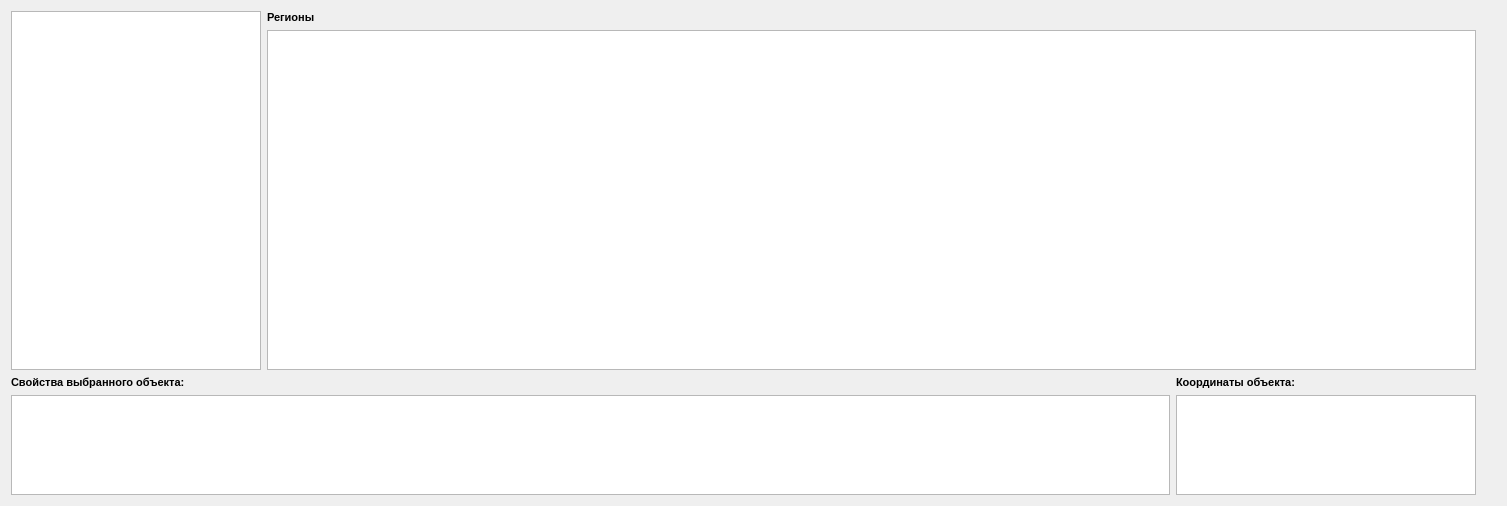
<?xml version="1.0" encoding="UTF-8"?>
<ui version="4.0">
 <class>calculatingproblemmanager_form</class>
 <widget class="QWidget" name="calculatingproblemmanager">
  <property name="geometry">
   <rect>
    <x>0</x>
    <y>0</y>
    <width>1507</width>
    <height>506</height>
   </rect>
  </property>
  <property name="windowTitle">
   <string>Рассчетные задачи</string>
  </property>
  <layout class="QGridLayout" name="gridLayout_5">
   <item row="0" column="0">
    <layout class="QGridLayout" name="gridLayout_4">
     <item row="0" column="0">
      <layout class="QGridLayout" name="gridLayout_3">
       <item row="0" column="1">
        <layout class="QGridLayout" name="gridLayout">
         <item row="0" column="0">
          <widget class="QLabel" name="label">
           <property name="font">
            <font>
             <family>MS Shell Dlg 2</family>
             <pointsize>8</pointsize>
             <weight>75</weight>
             <italic>false</italic>
             <bold>true</bold>
             <underline>false</underline>
             <strikeout>false</strikeout>
            </font>
           </property>
           <property name="text">
            <string>Регионы</string>
           </property>
          </widget>
         </item>
         <item row="0" column="1" rowspan="2">
          <spacer name="verticalSpacer">
           <property name="orientation">
            <enum>Qt::Vertical</enum>
           </property>
           <property name="sizeType">
            <enum>QSizePolicy::Expanding</enum>
           </property>
           <property name="sizeHint" stdset="0">
            <size>
             <width>20</width>
             <height>1000</height>
            </size>
           </property>
          </spacer>
         </item>
         <item row="1" column="0">
          <widget class="QColumnView" name="columnView">
           <property name="cursor" stdset="0">
            <cursorShape>PointingHandCursor</cursorShape>
           </property>
           <property name="contextMenuPolicy">
            <enum>Qt::CustomContextMenu</enum>
           </property>
          </widget>
         </item>
        </layout>
       </item>
       <item row="0" column="0">
        <widget class="QTreeView" name="object_manager_tree">
         <property name="minimumSize">
          <size>
           <width>250</width>
           <height>0</height>
          </size>
         </property>
         <property name="maximumSize">
          <size>
           <width>250</width>
           <height>16777215</height>
          </size>
         </property>
        </widget>
       </item>
      </layout>
     </item>
     <item row="1" column="0">
      <layout class="QGridLayout" name="gridLayout_2">
       <item row="0" column="0">
        <widget class="QLabel" name="label_5">
         <property name="font">
          <font>
           <family>MS Shell Dlg 2</family>
           <pointsize>8</pointsize>
           <weight>75</weight>
           <italic>false</italic>
           <bold>true</bold>
           <underline>false</underline>
           <strikeout>false</strikeout>
          </font>
         </property>
         <property name="text">
          <string>Свойства выбранного объекта:</string>
         </property>
        </widget>
       </item>
       <item row="0" column="1">
        <spacer name="horizontalSpacer_3">
         <property name="orientation">
          <enum>Qt::Horizontal</enum>
         </property>
         <property name="sizeType">
          <enum>QSizePolicy::Expanding</enum>
         </property>
         <property name="sizeHint" stdset="0">
          <size>
           <width>938</width>
           <height>13</height>
          </size>
         </property>
        </spacer>
       </item>
       <item row="1" column="0" colspan="2">
        <widget class="QTableView" name="property_object">
         <property name="minimumSize">
          <size>
           <width>0</width>
           <height>100</height>
          </size>
         </property>
         <property name="maximumSize">
          <size>
           <width>16777215</width>
           <height>100</height>
          </size>
         </property>
         <property name="baseSize">
          <size>
           <width>0</width>
           <height>40</height>
          </size>
         </property>
         <property name="cursor" stdset="0">
          <cursorShape>PointingHandCursor</cursorShape>
         </property>
         <property name="mouseTracking">
          <bool>true</bool>
         </property>
         <property name="frameShadow">
          <enum>QFrame::Raised</enum>
         </property>
         <property name="editTriggers">
          <set>QAbstractItemView::AnyKeyPressed|QAbstractItemView::DoubleClicked|QAbstractItemView::EditKeyPressed|QAbstractItemView::SelectedClicked</set>
         </property>
         <property name="dragEnabled">
          <bool>true</bool>
         </property>
         <property name="alternatingRowColors">
          <bool>true</bool>
         </property>
         <property name="verticalScrollMode">
          <enum>QAbstractItemView::ScrollPerPixel</enum>
         </property>
         <property name="horizontalScrollMode">
          <enum>QAbstractItemView::ScrollPerPixel</enum>
         </property>
        </widget>
       </item>
       <item row="1" column="3">
        <widget class="QTableView" name="coord_object">
         <property name="minimumSize">
          <size>
           <width>200</width>
           <height>100</height>
          </size>
         </property>
         <property name="maximumSize">
          <size>
           <width>300</width>
           <height>100</height>
          </size>
         </property>
         <property name="baseSize">
          <size>
           <width>0</width>
           <height>40</height>
          </size>
         </property>
         <property name="cursor" stdset="0">
          <cursorShape>PointingHandCursor</cursorShape>
         </property>
         <property name="mouseTracking">
          <bool>true</bool>
         </property>
         <property name="frameShadow">
          <enum>QFrame::Raised</enum>
         </property>
         <property name="editTriggers">
          <set>QAbstractItemView::AnyKeyPressed|QAbstractItemView::DoubleClicked|QAbstractItemView::EditKeyPressed|QAbstractItemView::SelectedClicked</set>
         </property>
         <property name="dragEnabled">
          <bool>true</bool>
         </property>
         <property name="alternatingRowColors">
          <bool>true</bool>
         </property>
         <property name="verticalScrollMode">
          <enum>QAbstractItemView::ScrollPerPixel</enum>
         </property>
         <property name="horizontalScrollMode">
          <enum>QAbstractItemView::ScrollPerPixel</enum>
         </property>
        </widget>
       </item>
       <item row="0" column="3">
        <widget class="QLabel" name="label_coord">
         <property name="font">
          <font>
           <family>MS Shell Dlg 2</family>
           <pointsize>8</pointsize>
           <weight>75</weight>
           <italic>false</italic>
           <bold>true</bold>
           <underline>false</underline>
           <strikeout>false</strikeout>
          </font>
         </property>
         <property name="text">
          <string>Координаты объекта:</string>
         </property>
        </widget>
       </item>
       <item row="1" column="4">
        <spacer name="verticalSpacer_2">
         <property name="orientation">
          <enum>Qt::Vertical</enum>
         </property>
         <property name="sizeHint" stdset="0">
          <size>
           <width>20</width>
           <height>40</height>
          </size>
         </property>
        </spacer>
       </item>
      </layout>
     </item>
    </layout>
   </item>
  </layout>
 </widget>
 <resources/>
 <connections/>
</ui>
